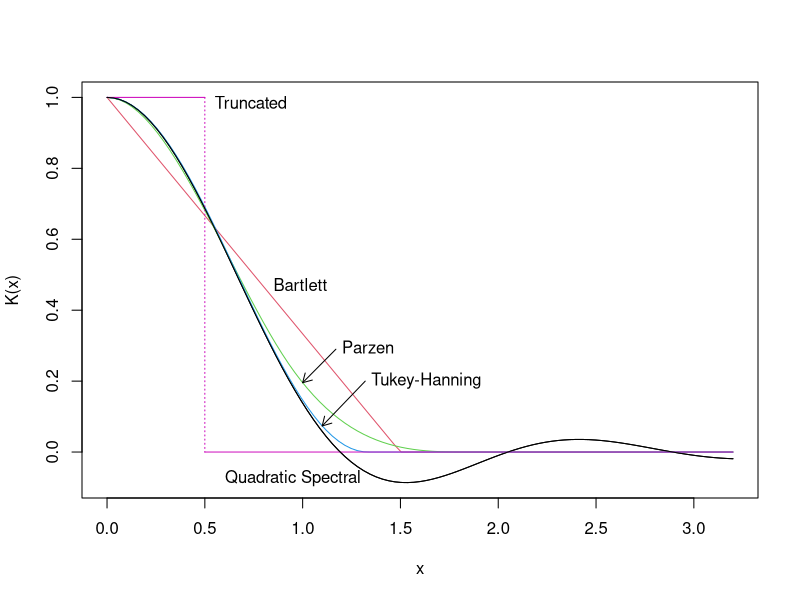
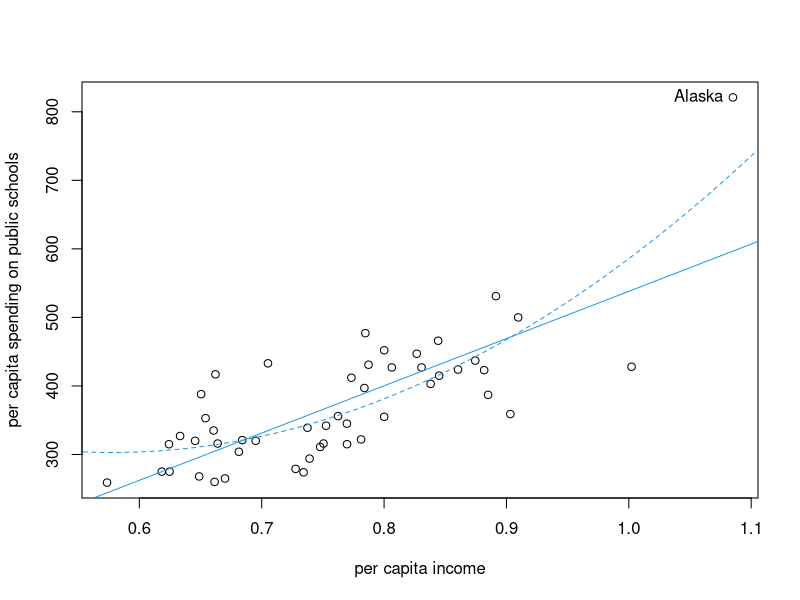
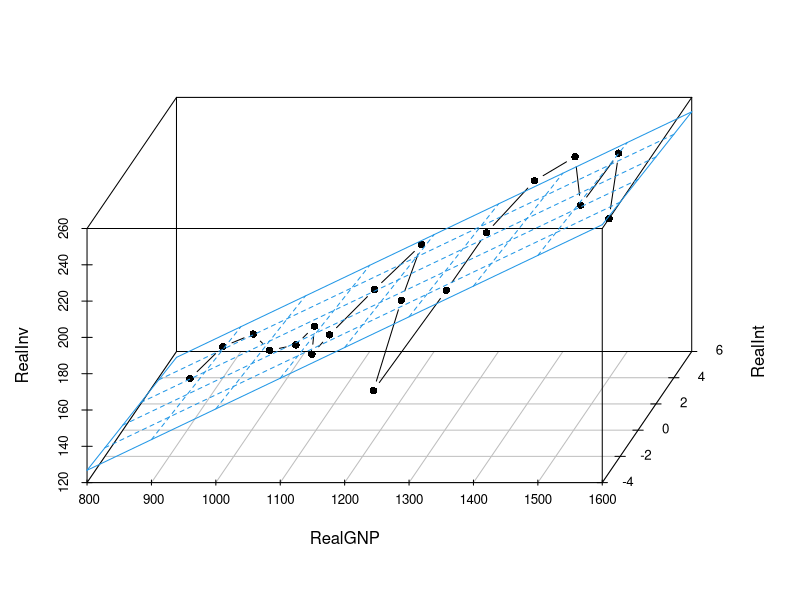
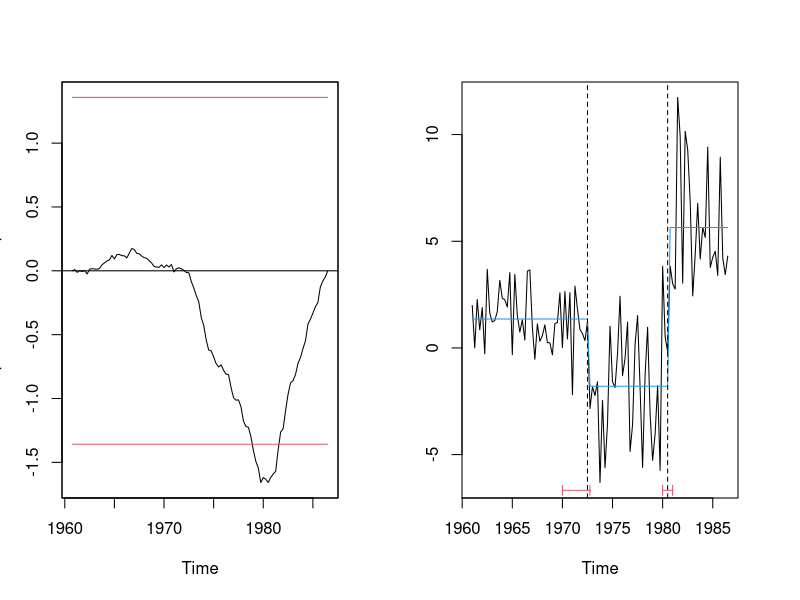

R code for these plots, in order:
### R code from vignette source 'sandwich.Rnw'

###################################################
### code chunk number 1: preliminaries
###################################################
library("zoo")
library("sandwich")
library("strucchange")
library("lmtest")
options(prompt = "R> ", continue = "+   ")


###################################################
### code chunk number 2: hac-kweights
###################################################
curve(kweights(x, kernel = "Quadratic", normalize = TRUE),
      from = 0, to = 3.2, xlab = "x", ylab = "K(x)")
curve(kweights(x, kernel = "Bartlett", normalize = TRUE),
      from = 0, to = 3.2, col = 2, add = TRUE)
curve(kweights(x, kernel = "Parzen", normalize = TRUE),
      from = 0, to = 3.2, col = 3, add = TRUE)
curve(kweights(x, kernel = "Tukey", normalize = TRUE),
      from = 0, to = 3.2, col = 4, add = TRUE)
lines(c(0, 0.5), c(1, 1), col = 6)
lines(c(0.5, 0.5), c(1, 0), lty = 3, col = 6)
lines(c(0.5, 3.2), c(0, 0), col = 6)
curve(kweights(x, kernel = "Quadratic", normalize = TRUE),
      from = 0, to = 3.2, col = 1, add = TRUE)

text(0.5, 0.98, "Truncated", pos = 4)
text(0.8, kweights(0.8, "Bartlett", normalize = TRUE), "Bartlett", pos = 4)
text(1.35, kweights(1.4, "Quadratic", normalize = TRUE), "Quadratic Spectral", pos = 2)
text(1.15, 0.29, "Parzen", pos = 4)
arrows(1.17, 0.29, 1, kweights(1, "Parzen", normalize = TRUE), length = 0.1)
text(1.3, 0.2, "Tukey-Hanning", pos = 4)
arrows(1.32, 0.2, 1.1, kweights(1.1, "Tukey", normalize = TRUE), length = 0.1)


###################################################
### code chunk number 3: loadlibs1
###################################################
library("sandwich")
library("lmtest")


###################################################
### code chunk number 4: hc-data
###################################################
data("PublicSchools")
ps <- na.omit(PublicSchools)
ps$Income <- ps$Income * 0.0001


###################################################
### code chunk number 5: hc-model
###################################################
fm.ps <- lm(Expenditure ~ Income + I(Income^2), data = ps)


###################################################
### code chunk number 6: hc-test1
###################################################
coeftest(fm.ps, df = Inf, vcov = vcovHC(fm.ps, type = "HC0"))


###################################################
### code chunk number 7: hc-test2
###################################################
coeftest(fm.ps, df = Inf, vcov = vcovHC(fm.ps, type = "HC4"))


###################################################
### code chunk number 8: hc-plot
###################################################
plot(Expenditure ~ Income, data = ps,
     xlab = "per capita income",
     ylab = "per capita spending on public schools")
inc <- seq(0.5, 1.2, by = 0.001)
lines(inc, predict(fm.ps, data.frame(Income = inc)), col = 4, lty = 2)
fm.ps2 <- lm(Expenditure ~ Income, data = ps)
abline(fm.ps2, col = 4)
text(ps[2,2], ps[2,1], rownames(ps)[2], pos = 2)


###################################################
### code chunk number 9: hac-data
###################################################
data("Investment")


###################################################
### code chunk number 10: hac-model
###################################################
fm.inv <- lm(RealInv ~ RealGNP + RealInt, data = Investment)


###################################################
### code chunk number 11: hac-test1
###################################################
coeftest(fm.inv, df = Inf, vcov = NeweyWest(fm.inv, lag = 4, prewhite = FALSE))


###################################################
### code chunk number 12: hac-test2
###################################################
coeftest(fm.inv, df = Inf, vcov = NeweyWest)


###################################################
### code chunk number 13: hac-test3
###################################################
parzenHAC <- function(x, ...) kernHAC(x, kernel = "Parzen", prewhite = 2,
                                      adjust = FALSE, bw = bwNeweyWest, ...)
coeftest(fm.inv, df = Inf, vcov = parzenHAC)


###################################################
### code chunk number 14: hac-plot
###################################################
library("scatterplot3d")
s3d <- scatterplot3d(Investment[,c(5,7,6)],
                     type = "b", angle = 65, scale.y = 1, pch = 16)
s3d$plane3d(fm.inv, lty.box = "solid", col = 4)


###################################################
### code chunk number 15: loadlibs2
###################################################
library("strucchange")
data("RealInt")


###################################################
### code chunk number 16: sc-ocus
###################################################
ocus <- gefp(RealInt ~ 1, fit = lm, vcov = kernHAC)


###################################################
### code chunk number 17: sc-bp
###################################################
bp <- breakpoints(RealInt ~ 1)
confint(bp, vcov = kernHAC)


###################################################
### code chunk number 18: sc-plot
###################################################
par(mfrow = c(1, 2))
plot(ocus, aggregate = FALSE, main = "")
plot(RealInt, ylab = "Real interest rate")
lines(ts(fitted(bp), start = start(RealInt), freq = 4), col = 4)
lines(confint(bp, vcov = kernHAC))


###################################################
### code chunk number 19: sandwich.Rnw:786-787
###################################################
options(prompt = "  ")


###################################################
### code chunk number 20: sandwich.Rnw:805-807 (eval = FALSE)
###################################################
## library("sandwich")
## library("lmtest")
## library("strucchange")


###################################################
### code chunk number 21: sandwich.Rnw:814-815 (eval = FALSE)
###################################################
## data("PublicSchools")
## ps <- na.omit(PublicSchools)
## ps$Income <- ps$Income * 0.0001


###################################################
### code chunk number 22: sandwich.Rnw:819-820 (eval = FALSE)
###################################################
## fm.ps <- lm(Expenditure ~ Income + I(Income^2), data = ps)


###################################################
### code chunk number 23: sandwich.Rnw:824-829 (eval = FALSE)
###################################################
## sqrt(diag(vcov(fm.ps)))
## sqrt(diag(vcovHC(fm.ps, type = "const")))
## sqrt(diag(vcovHC(fm.ps, type = "HC0")))
## sqrt(diag(vcovHC(fm.ps, type = "HC3")))
## sqrt(diag(vcovHC(fm.ps, type = "HC4")))


###################################################
### code chunk number 24: sandwich.Rnw:833-835 (eval = FALSE)
###################################################
## coeftest(fm.ps, df = Inf, vcov = vcovHC(fm.ps, type = "HC0"))
## coeftest(fm.ps, df = Inf, vcov = vcovHC(fm.ps, type = "HC4"))


###################################################
### code chunk number 25: sandwich.Rnw:855-856 (eval = FALSE)
###################################################
## data("Investment")


###################################################
### code chunk number 26: sandwich.Rnw:860-861 (eval = FALSE)
###################################################
## fm.inv <- lm(RealInv ~ RealGNP + RealInt, data = Investment)


###################################################
### code chunk number 27: sandwich.Rnw:879-881 (eval = FALSE)
###################################################
## plot(Investment[, "RealInv"], type = "b", pch = 19, ylab = "Real investment")
## lines(ts(fitted(fm.inv), start = 1964), col = 4)


###################################################
### code chunk number 28: sandwich.Rnw:897-898 (eval = FALSE)
###################################################
## data("RealInt")


###################################################
### code chunk number 29: sandwich.Rnw:902-905 (eval = FALSE)
###################################################
## ocus <- gefp(RealInt ~ 1, fit = lm, vcov = kernHAC)
## plot(ocus, aggregate = FALSE)
## sctest(ocus)


###################################################
### code chunk number 30: sandwich.Rnw:909-912 (eval = FALSE)
###################################################
## fs <- Fstats(RealInt ~ 1, vcov = kernHAC)
## plot(fs)
## sctest(fs)


###################################################
### code chunk number 31: sandwich.Rnw:917-919 (eval = FALSE)
###################################################
## bp <- breakpoints(RealInt ~ 1)
## confint(bp, vcov = kernHAC)
## plot(bp)


###################################################
### code chunk number 32: sandwich.Rnw:923-926 (eval = FALSE)
###################################################
## plot(RealInt, ylab = "Real interest rate")
## lines(ts(fitted(bp), start = start(RealInt), freq = 4), col = 4)
## lines(confint(bp, vcov = kernHAC))
